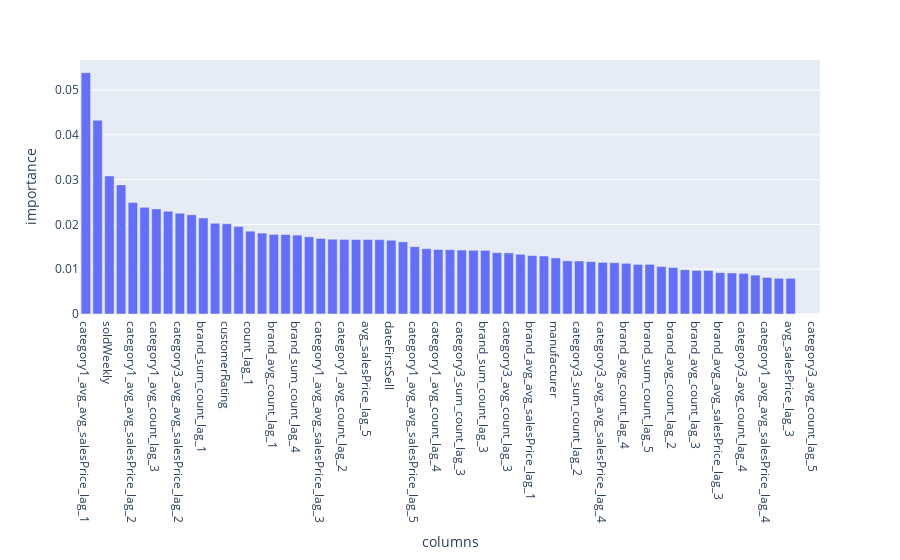

Notebook cell for this chart:
### Code cell
import plotly_express as px
columns = X_train.columns
feature_importances = pd.DataFrame({'columns': columns,'importance':model.feature_importances_})
feature_importances = feature_importances.sort_values(by='importance',ascending=False)
px.bar(feature_importances,x='columns',y='importance')

### Figure 1 — Plotly figure (JSON) as saved in the notebook; plotly's stock layout.template omitted (floating-point values rounded to 4 significant figures)
{"data": [{"alignmentgroup": "True", "hovertemplate": "columns=%{x}<br>importance=%{y}<extra></extra>", "legendgroup": "", "marker": {"color": "#636efa"}, "name": "", "offsetgroup": "", "orientation": "v", "showlegend": false, "textposition": "auto", "type": "bar", "x": ["category1_avg_avg_salesPrice_lag_1", "category3_avg_avg_salesPrice_lag_1", "soldWeekly", "category3", "category1_avg_avg_salesPrice_lag_2", "category1_sum_count_lag_1", "category1_avg_count_lag_3", "category1_sum_count_lag_2", "category3_avg_avg_salesPrice_lag_2", "category1_avg_count_lag_1", "brand_sum_count_lag_1", "category3_sum_count_lag_1", "customerRating", "brand_sum_count_lag_2", "count_lag_1", "category3_avg_avg_salesPrice_lag_3", "brand_avg_count_lag_1", "recentlySold", "brand_sum_count_lag_4", "category3_sum_count_lag_5", "category1_avg_avg_salesPrice_lag_3", "avg_salesPrice_lag_1", "category1_avg_count_lag_2", "brand_avg_count_lag_5", "avg_salesPrice_lag_5", "category3_avg_count_lag_1", "dateFirstSell", "brand", "category1_avg_avg_salesPrice_lag_5", "category3_avg_avg_salesPrice_lag_5", "category1_avg_count_lag_4", "count_lag_5", "category3_sum_count_lag_3", "category3_sum_count_lag_4", "brand_sum_count_lag_3", "avg_salesPrice_lag_2", "category3_avg_count_lag_3", "category1_sum_count_lag_3", "brand_avg_avg_salesPrice_lag_1", "category1", "manufacturer", "brand_avg_avg_salesPrice_lag_4", "category3_sum_count_lag_2", "avg_salesPrice_lag_4", "category3_avg_avg_salesPrice_lag_4", "brand_avg_avg_salesPrice_lag_5", "brand_avg_count_lag_4", "count_lag_3", "brand_sum_count_lag_5", "category3_avg_count_lag_2", "brand_avg_count_lag_2", "count_lag_2", "brand_avg_count_lag_3", "count_lag_4", "brand_avg_avg_salesPrice_lag_3", "brand_avg_avg_salesPrice_lag_2", "category3_avg_count_lag_4", "category1_sum_count_lag_4", "category1_avg_avg_salesPrice_lag_4", "category1_avg_count_lag_5", "avg_salesPrice_lag_3", "category1_sum_count_lag_5", "category3_avg_count_lag_5"], "xaxis": "x", "y": [0.05387, 0.04325, 0.03081, 0.02882, 0.02486, 0.02381, 0.02345, 0.02294, 0.02252, 0.02214, 0.02144, 0.02026, 0.02015, 0.01955, 0.01848, 0.01806, 0.01776, 0.01773, 0.01762, 0.01723, 0.01686, 0.01669, 0.01665, 0.01663, 0.01662, 0.0166, 0.01646, 0.0161, 0.01503, 0.01459, 0.0144, 0.01435, 0.01428, 0.01423, 0.01421, 0.01369, 0.01364, 0.01333, 0.01305, 0.01294, 0.01251, 0.01187, 0.01184, 0.0117, 0.01152, 0.01146, 0.01132, 0.01107, 0.01107, 0.01059, 0.01038, 0.00989, 0.009738, 0.009727, 0.009226, 0.009152, 0.009064, 0.008676, 0.008161, 0.007969, 0.00796, 0, 0], "yaxis": "y"}], "layout": {"barmode": "relative", "legend": {"tracegroupgap": 0}, "margin": {"t": 60}, "xaxis": {"anchor": "y", "domain": [0, 1], "title": {"text": "columns"}}, "yaxis": {"anchor": "x", "domain": [0, 1], "title": {"text": "importance"}}}}
